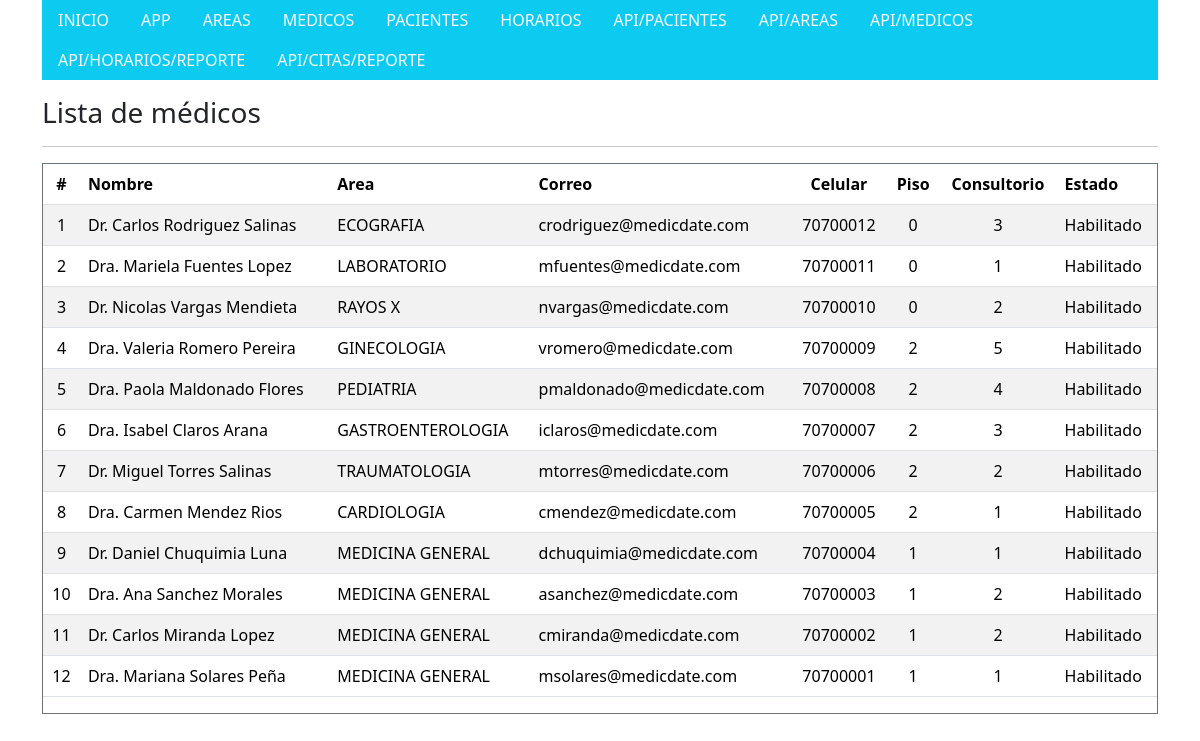
/reservas/medicos/, run on the app's committed database.
### reservas/models.py (models this page shows)
class Medico(models.Model):
    nombres = models.CharField(max_length=30, validators=[validar_letras])
    apellidos = models.CharField(max_length=50, validators=[validar_letras])
    correo = models.EmailField(unique=True, validators=[validar_correo_coorporativo])
    celular = models.CharField(max_length=12)
    sexo = models.CharField(max_length=1, choices=sexo.choices)
    area = models.ForeignKey(Area, on_delete=models.RESTRICT)
    consultorio = models.CharField(max_length=10)
    planta = models.SmallIntegerField()
    estado = models.BooleanField(default=True)
    created = models.DateTimeField(auto_now_add=True, verbose_name="Fecha de creación")
    updated = models.DateTimeField(auto_now=True, verbose_name="Fecha de edición")
    class Meta:
        verbose_name = "medico"
        verbose_name_plural = "medicos"
        ordering = ['-created']
        db_table = "medicos"
    def __str__(self):
        text = "Dr." if self.sexo == 'M' else "Dra."
        return f'{text} {self.nombres} {self.apellidos}'

class Area(models.Model):
    nombre = models.CharField(max_length=100, unique=True, validators=[validar_letras, validar_mayusculas])
    estado = models.BooleanField(default=True)
    class Meta:
        verbose_name = "area"
        verbose_name_plural = "areas"
        db_table = "areas"
    def __str__(self):
       return  self.nombre

### reservas/views.py (the view)
# urls.py: path('medicos/', views.medicos, name='medicos'),
def medicos(request):
    filtro_area_id = request.POST.get("area_id")
    if filtro_area_id:
        medicos = list(Medico.objects.filter(area_id=int(filtro_area_id)).values('id', 'nombres', 'apellidos'))
        return HttpResponse(json.dumps(medicos), content_type="application/json")
    else:
        items = Medico.objects.all()
        return render(request, "medicos.html", {"medicos": items})

### reservas/templates/medicos.html
{% extends 'principal.html' %}
{% block content %}
<div class="mt-3"><h3>Lista de médicos</h3><hr></div>
     <div class="border border-secondary">
            <table class="table table-striped">
                <thead>
              <tr>
                <th class="text-center">#</th>
                <th>Nombre</th>
                <th>Area</th>
                <th>Correo</th>
                <th class="text-center">Celular</th>
                <th class="text-center">Piso</th>
                <th class="text-center">Consultorio</th>
                <th>Estado</th>
              </tr>
            </thead>
            <tbody>
              {% for medico in medicos %}
            <tr>
                <td class="text-center">{{ forloop.counter }}</td>
                <td>{{ medico }}</td>
                <td>{{ medico.area }}</td>
                <td>{{ medico.correo }}</td>
                <td class="text-center">{{ medico.celular }}</td>
                <td class="text-center">{{ medico.planta }}</td>
                <td class="text-center">{{ medico.consultorio }}</td>
                <td>{% if medico.estado %}Habilitado{% else %}Deshabilitado{% endif %}</td>
            </tr>
                {% endfor %}
            </tbody>
           </table>
        </div>
{% endblock %}

### reservas/static/css/styles.css (style rules this page uses)
.tbl-Paciente th, td { text-align: left; }

### data on the page
Medico: sexo+nombres+apellidos "Dr. Carlos Rodriguez Salinas", area "ECOGRAFIA", correo "crodriguez@medicdate.com", celular "70700012", planta "0", consultorio "3", estado "Habilitado"
Medico: sexo+nombres+apellidos "Dra. Mariela Fuentes Lopez", area "LABORATORIO", correo "mfuentes@medicdate.com", celular "70700011", planta "0", consultorio "1", estado "Habilitado"
Medico: sexo+nombres+apellidos "Dr. Nicolas Vargas Mendieta", area "RAYOS X", correo "nvargas@medicdate.com", celular "70700010", planta "0", consultorio "2", estado "Habilitado"
Medico: sexo+nombres+apellidos "Dra. Valeria Romero Pereira", area "GINECOLOGIA", correo "vromero@medicdate.com", celular "70700009", planta "2", consultorio "5", estado "Habilitado"
Medico: sexo+nombres+apellidos "Dra. Paola Maldonado Flores", area "PEDIATRIA", correo "pmaldonado@medicdate.com", celular "70700008", planta "2", consultorio "4", estado "Habilitado"
Medico: sexo+nombres+apellidos "Dra. Isabel Claros Arana", area "GASTROENTEROLOGIA", correo "iclaros@medicdate.com", celular "70700007", planta "2", consultorio "3", estado "Habilitado"
Medico: sexo+nombres+apellidos "Dr. Miguel Torres Salinas", area "TRAUMATOLOGIA", correo "mtorres@medicdate.com", celular "70700006", planta "2", consultorio "2", estado "Habilitado"
Medico: sexo+nombres+apellidos "Dra. Carmen Mendez Rios", area "CARDIOLOGIA", correo "cmendez@medicdate.com", celular "70700005", planta "2", consultorio "1", estado "Habilitado"
Medico: sexo+nombres+apellidos "Dr. Daniel Chuquimia Luna", area "MEDICINA GENERAL", correo "dchuquimia@medicdate.com", celular "70700004", planta "1", consultorio "1", estado "Habilitado"
Medico: sexo+nombres+apellidos "Dra. Ana Sanchez Morales", area "MEDICINA GENERAL", correo "asanchez@medicdate.com", celular "70700003", planta "1", consultorio "2", estado "Habilitado"
Medico: sexo+nombres+apellidos "Dr. Carlos Miranda Lopez", area "MEDICINA GENERAL", correo "cmiranda@medicdate.com", celular "70700002", planta "1", consultorio "2", estado "Habilitado"
Medico: sexo+nombres+apellidos "Dra. Mariana Solares Peña", area "MEDICINA GENERAL", correo "msolares@medicdate.com", celular "70700001", planta "1", consultorio "1", estado "Habilitado"
